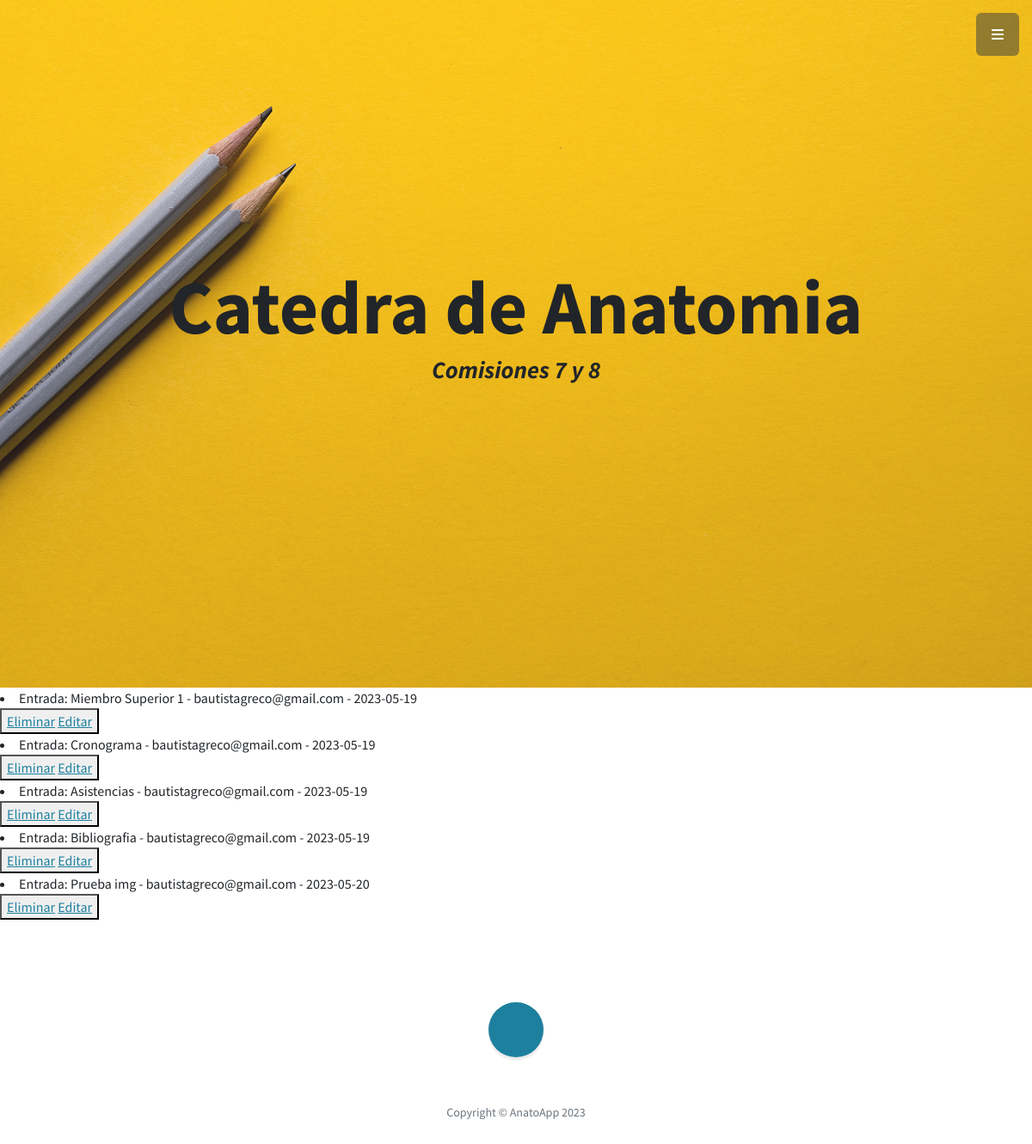
Before: /AnatoApp/leerEntradas with the older database file.
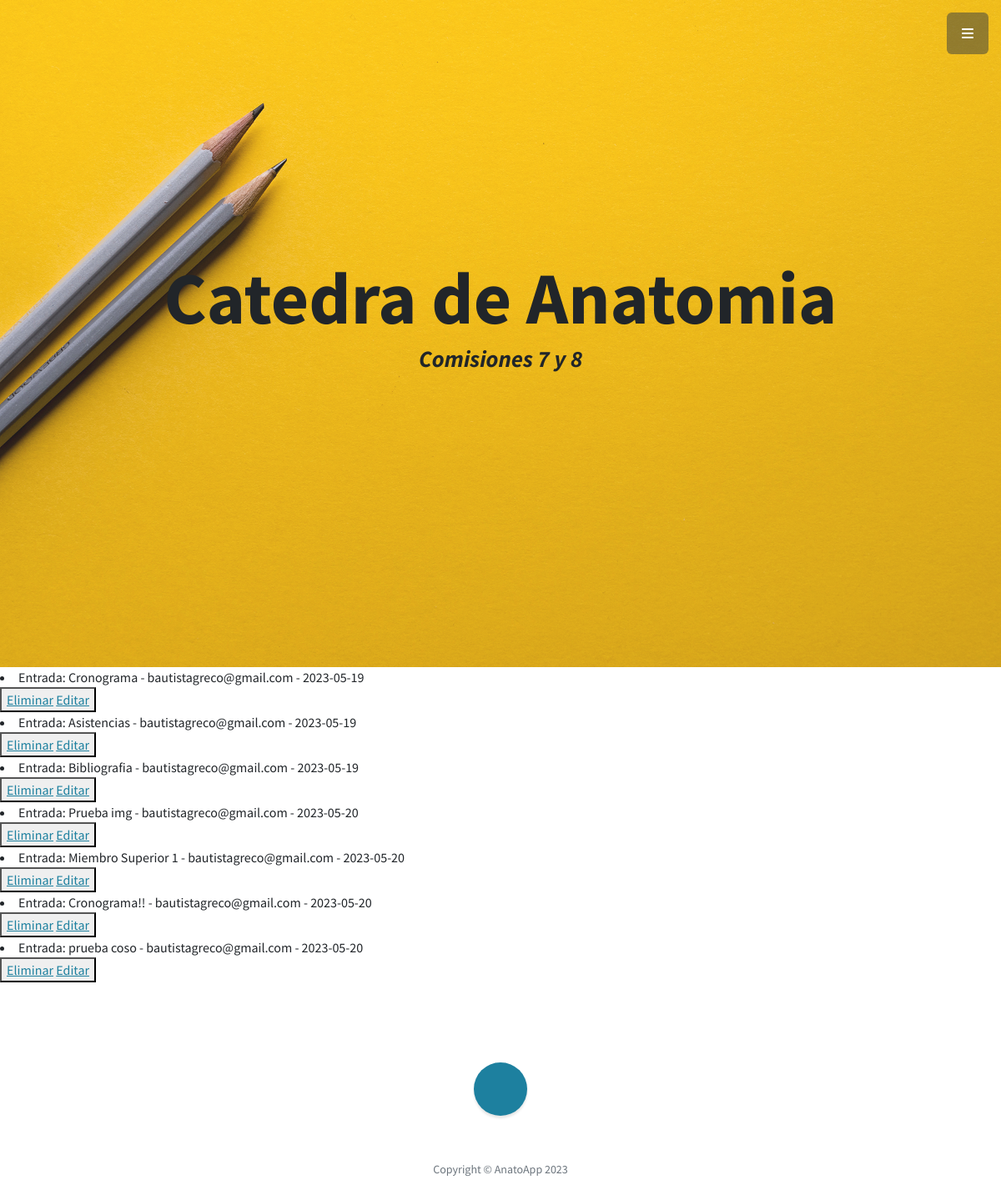
After: the same page with the newer database file.
### AnatoApp/models.py (models this page shows)
class Entrada(models.Model):
    def __str__(self):
        return f"Entrada: {self.titulo} - {self.autor} - {self.fecha}"
    titulo = models.CharField(max_length=100)
    subtitulo = models.CharField(max_length=100)
    cuerpo = models.TextField()
    fecha = models.DateField(auto_now_add=True)
    imagen = models.ImageField(upload_to='media', null=True, blank = True)
    autor = models.ForeignKey(User, on_delete=models.CASCADE)

### AnatoApp/views.py (the view)
# urls.py: path('leerEntradas',views.leerEntradas,name='LeerEntradas'),
def leerEntradas (request):
    entradas= Entrada.objects.all()
    contexto= {"entradas": entradas}
    return render(request, "AnatoApp/leerEntradas.html",contexto)

### AnatoApp/templates/AnatoApp/leerEntradas.html (shortened to what this page needs)
{% extends "AnatoApp/pagina2.html" %}
{% load static %}
{% block Alumnos %}
<!DOCTYPE html>
<html lang="en">
<head>
</head>
<body>
    {% for p in entradas %}
        <li>{{p}}</li>
        <button>
            <a href="{% url 'EliminarEntrada' p.titulo %}"> Eliminar</a>
            <a href="{% url 'EditarEntrada' p.titulo %}"> Editar</a>
        </button>
    {% endfor %}
</body>
</html>
{% endblock %}

Changed rows visible on the page:
removed Entrada: titulo+autor+fecha "Entrada: Miembro Superior 1 - bautistagreco@gmail.com - 2023-05-19"
added Entrada: titulo+autor+fecha "Entrada: Miembro Superior 1 - bautistagreco@gmail.com - 2023-05-20"
added Entrada: titulo+autor+fecha "Entrada: Cronograma!! - bautistagreco@gmail.com - 2023-05-20"
added Entrada: titulo+autor+fecha "Entrada: prueba coso - bautistagreco@gmail.com - 2023-05-20"
